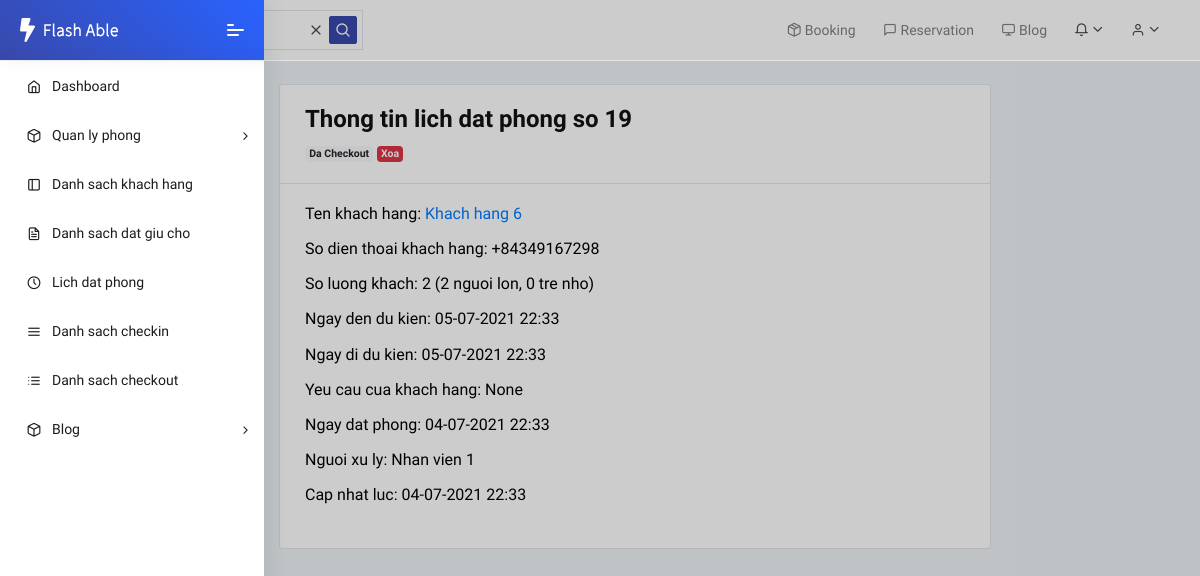
Page /booking/19 (signed in) on the committed database.
### booking/models.py (models this page shows, shortened)
class Booking(models.Model):
    booking_type = models.ForeignKey(BookingType, on_delete=models.SET_NULL, null=True)
    customer = models.ForeignKey(Customer, on_delete=models.CASCADE)
    user = models.ForeignKey(User, on_delete=models.SET_NULL, null=True, verbose_name='Nguoi thuc hien')
    no_of_adults = models.PositiveSmallIntegerField(default=1, verbose_name='So nguoi lon')
    no_of_children = models.PositiveSmallIntegerField(default=0, verbose_name='So tre em')
    booking_date_time = models.DateTimeField(default=timezone.now, verbose_name='Ngay dat phong')
    arrival_date_time = models.DateTimeField(default=timezone.now, verbose_name='Ngay den')
    departure_date_time = models.DateTimeField(default=timezone.now, verbose_name='Ngay du kien di')
    description = models.CharField("Yeu cau cua khach hang", max_length=3000, null=True, blank=True)
    updated_at = models.DateTimeField(auto_now=True, verbose_name='cap nhat luc')
    canceled = models.BooleanField(default=False, verbose_name='Huy dat truoc', blank=True, null=True)
    class Meta:
        ordering = ['arrival_date_time', 'booking_date_time']
    def total_guest(self):
        return self.no_of_adults + self.no_of_children

### customer/models.py (models this page shows, shortened)
class Customer(models.Model):
    customer_name = models.CharField("Ten khach hang", max_length=100)
    customer_dob = models.DateTimeField("Ngay sinh", default=timezone.now)
    customer_adress = models.CharField('Dia chi', max_length=400, blank=True, null=True)
    phone_regex = RegexValidator(regex=r'^\+?\d{8,11}$', message="Nhap so dien thoai theo dinh dang: 0123456789")
    customer_phone = models.CharField('So dien thoai', validators=[phone_regex], max_length=13, blank=True)
    customer_email = models.EmailField("Email")
    create_at = models.DateTimeField(auto_now_add=True, verbose_name='Ngay tao')
    class Meta:
        ordering = ['customer_name']

### booking/views.py (the view)
# urls.py: path('<int:pk>', views.BookingDetailView.as_view(), name='booking_detail'),
class BookingDetailView(LoginRequiredMixin, PermissionRequiredMixin, DetailView):
    permission_required = 'booking.view_booking'
    model = Booking
    template_name = 'booking_detail.html'
    def get_context_data(self, **kwargs):
        context = super().get_context_data(**kwargs)
        reservation = get_object_or_404(Booking, id=self.kwargs['pk'])
        context['Total_guests'] = reservation.no_of_adults + reservation.no_of_children
        return context

### booking/templates/booking_detail.html (shortened to what this page needs)
{% extends "base.html" %}
{% block content %}
    <div class="row">
        <div class="col-sm-8 mx-auto">
            <div class="card">
                <div class="card-header">
                    <h3>Thong tin lich dat phong so {{ booking.id }}</h3>
                    {% if booking.canceled %}
                        <a class="badge badge-dark" href="#">Da huy</a>
                    {% elif booking.checkin and not booking.checkin.checkout %}
                        <a class="badge badge-warning" href="#">Da Checkin</a>
                    {% else %}
                        <a class="badge badge-light" href="#">Da Checkout</a>
                    {% endif %}
                    {% if perms.booking.change_booking %} <a class="badge badge-danger" href="{% url 'booking_delete' booking.id %}">Xoa</a>{% endif %}
                </div>
                <div class="card-body h5">
                    <p>Ten khach hang: <a href="{% if perms.customer.view_customer %}{% url 'customer_detail' booking.customer.id %}{% endif %}">{{ booking.customer.customer_name }}</a></p>
                    <p>So dien thoai khach hang: {{ booking.customer.customer_phone }}</p>
                    <p>So luong khach: {{ booking.total_guest }} ({{ booking.no_of_adults }} nguoi lon, {{ booking.no_of_children }} tre nho)</p>
                    <p class="{% if not booking.checkin and booking.is_over_arrival_time %}text-danger{% endif %}">Ngay den du kien: {{ booking.arrival_date_time|date:"d-m-Y G:i" }}</p>
                    <p>Ngay di du kien: {{ booking.departure_date_time|date:"d-m-Y G:i" }}</p>
                    <p>Yeu cau cua khach hang: {{ booking.description }}</p>
                    <p>Ngay dat phong: {{ booking.booking_date_time|date:"d-m-Y G:i" }}</p>
                    <p>Nguoi xu ly: {% if booking.user.get_full_name %}{{ booking.user.get_full_name }}{% else %}{{ booking.user }}{% endif %}</p>
                    <p>Cap nhat luc: {{ booking.updated_at|date:"d-m-Y G:i" }}</p>
                </div>
            </div>
        </div>
    </div>
{% endblock %}

### templates/base.html (style rules this page uses)
.pcoded-main-container p { color:black; font-size: 1rem; }

### rows in the picture
Booking: id "19", customer.customer_name "Khach hang 6", customer.customer_phone "+84349167298", total_guest "2", no_of_adults "2", no_of_children "0", arrival_date_time "05-07-2021 22:33", departure_date_time "05-07-2021 22:33", description "None", booking_date_time "04-07-2021 22:33", user.get_full_name "Nhan vien 1", updated_at "04-07-2021 22:33"
